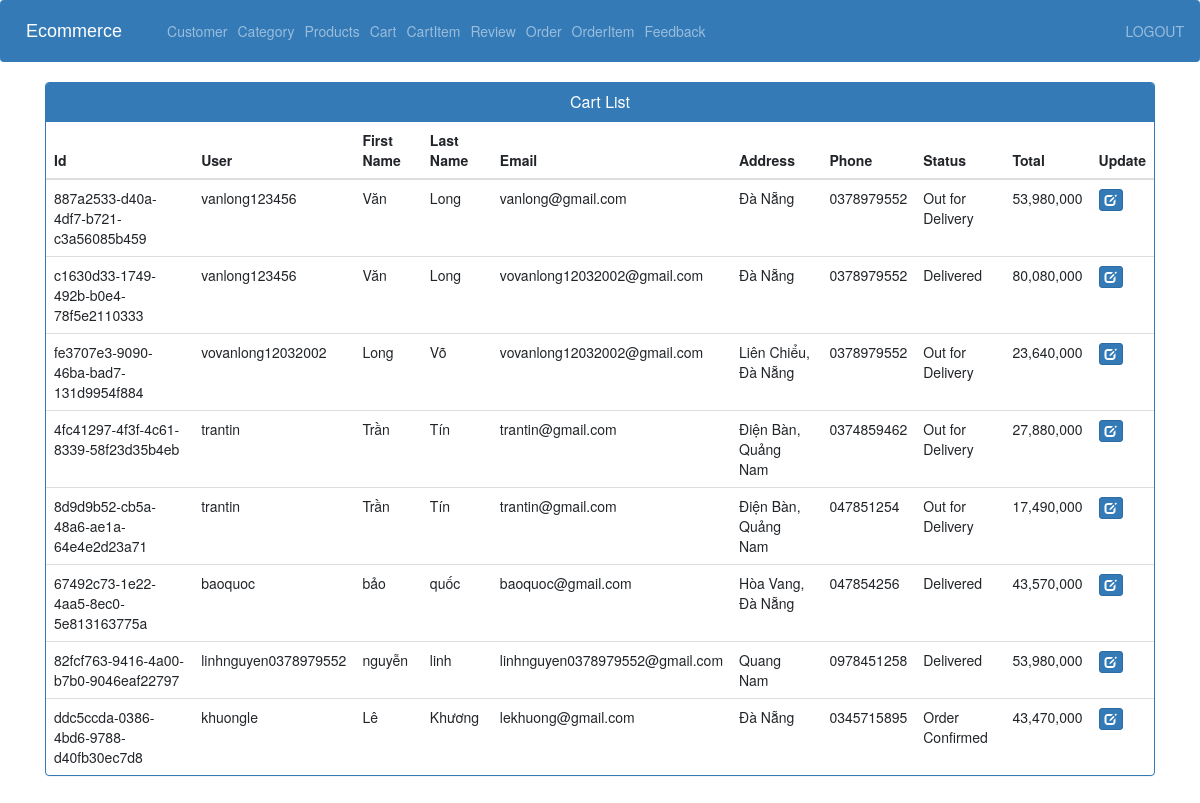
Screenshot of /order_view_admin/ (signed in) with the database file from the repository.
### store/models.py (models this page shows)
class Order(models.Model):
    STATUS =(
        ('Pending','Pending'),
        ('Order Confirmed','Order Confirmed'),
        ('Out for Delivery','Out for Delivery'),
        ('Delivered','Delivered'),
    )
    id = models.UUIDField(default=uuid.uuid4, primary_key=True)
    user = models.ForeignKey(User, on_delete=models.CASCADE)
    first_name = models.CharField(max_length=255)
    last_name = models.CharField(max_length=255)
    email = models.EmailField(max_length=255)
    address = models.CharField(max_length=255)
    phone = models.CharField(max_length=255)
    date_ordered = models.DateTimeField(auto_now_add=True)
    status=models.CharField(max_length=50,null=True,choices=STATUS, default='Pending')
    total = models.FloatField()

### store/views.py (the view)
# urls.py: path('order_view_admin/',views.order_view_admin, name='order_view_admin'),
@login_required(login_url='adminlogin')
def order_view_admin(request):
    order_list= Order.objects.all()
    page = request.GET.get('page', 1)
    paginator = Paginator(order_list, 10)
    try:
        orders = paginator.page(page)
    except PageNotAnInteger:
        orders = paginator.page(1)
    except EmptyPage:
        orders = paginator.page(paginator.num_pages)
    context = {'orders':orders}
    return render(request, 'admin/view_order.html',context)

### store/templates/admin/view_order.html (shortened to what this page needs)
{% extends 'admin/admin_base.html' %}
{% load static %}
{% block content %}
<head>
  <link href="//netdna.bootstrapcdn.com/bootstrap/3.0.0/css/bootstrap.min.css" rel="stylesheet" id="bootstrap-css">
</head>
<div class="container vh-100">
  <div class="panel panel-primary">
    <div class="panel-heading">
      <h6 class="panel-title">Cart List</h6>
    </div>
    <table class="table table-hover" id="dev-table">
      <thead>
        <tr>
          <th>Id </th>
          <th>User</th>
          <th>First Name</th>
          <th>Last Name</th>
          <th>Email</th>
          <th>Address</th>
          <th>Phone</th>
          <th>Status</th>
          <th>Total</th>
          <th>Update</th>
        </tr>
      </thead>
      {% for p in orders %}
      {% if p %}
      <tr>
        <td> {{p.id}}</td>
        <td>{{ p.user.username }}</td>
        <td>{{p.first_name}}</td>
        <td>{{p.last_name}}</td>
        <td>{{p.email}}</td>
        <td>{{p.address}}</td>
        <td>{{p.phone}}</td>
        <td>{{p.status}}</td>
        <td>{{p.total|floatformat:"g"}}</td>
        <td><a class="btn btn-primary btn-xs" href="{% url 'view_update_order' p.id %}"><span class="glyphicon glyphicon-edit"></span></a></td>
      </tr>
      {%else%}
      <br><br><br>
      <h1>no products</h1>
      {% endif %}
      {% endfor %}
    </table>
  </div>
</div>
{% endblock content %}

### store/templates/admin/view_order.html (style rules this page uses)
a:link { text-decoration: none; }
h6 { text-align: center; }

### rows the page displays
Order: id "887a2533-d40a-4df7-b721-c3a56085b459", user.username "vanlong123456", first_name "Văn", last_name "Long", email "vanlong@gmail.com", address "Đà Nẵng", phone "0378979552", status "Out for Delivery", total "53,980,000"
Order: id "c1630d33-1749-492b-b0e4-78f5e2110333", user.username "vanlong123456", first_name "Văn", last_name "Long", email "vovanlong12032002@gmail.com", address "Đà Nẵng", phone "0378979552", status "Delivered", total "80,080,000"
Order: id "fe3707e3-9090-46ba-bad7-131d9954f884", user.username "vovanlong12032002", first_name "Long", last_name "Võ", email "vovanlong12032002@gmail.com", address "Liên Chiểu, Đà Nẵng", phone "0378979552", status "Out for Delivery", total "23,640,000"
Order: id "4fc41297-4f3f-4c61-8339-58f23d35b4eb", user.username "trantin", first_name "Trần", last_name "Tín", email "trantin@gmail.com", address "Điện Bàn, Quảng Nam", phone "0374859462", status "Out for Delivery", total "27,880,000"
Order: id "8d9d9b52-cb5a-48a6-ae1a-64e4e2d23a71", user.username "trantin", first_name "Trần", last_name "Tín", email "trantin@gmail.com", address "Điện Bàn, Quảng Nam", phone "047851254", status "Out for Delivery", total "17,490,000"
Order: id "67492c73-1e22-4aa5-8ec0-5e813163775a", user.username "baoquoc", first_name "bảo", last_name "quốc", email "baoquoc@gmail.com", address "Hòa Vang, Đà Nẵng", phone "047854256", status "Delivered", total "43,570,000"
Order: id "82fcf763-9416-4a00-b7b0-9046eaf22797", user.username "linhnguyen0378979552", first_name "nguyễn", last_name "linh", email "linhnguyen0378979552@gmail.com", address "Quang Nam", phone "0978451258", status "Delivered", total "53,980,000"
Order: id "ddc5ccda-0386-4bd6-9788-d40fb30ec7d8", user.username "khuongle", first_name "Lê", last_name "Khương", email "lekhuong@gmail.com", address "Đà Nẵng", phone "0345715895", status "Order Confirmed", total "43,470,000"
